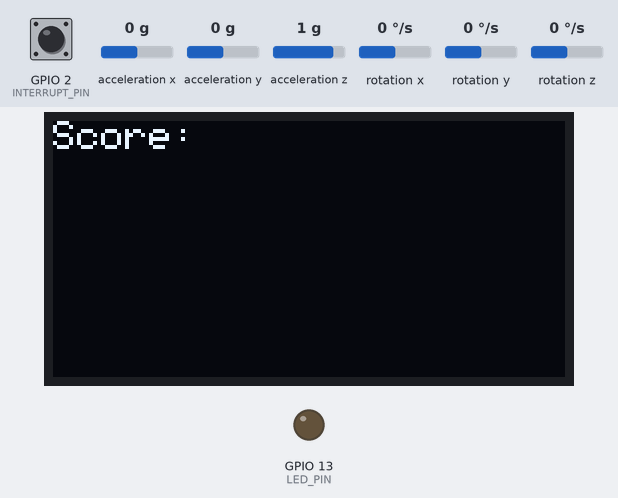
Bench run of a sketch on a simulated ESP32. On the bench: 128×64 one-colour display, output pins drawn as LEDs (lit = HIGH). Inputs (shaded band) come from the test bench; at power-on: GPIO 2 (INTERRUPT_PIN) LOW, acceleration x 0 g, acceleration y 0 g, acceleration z 1 g, rotation x 0 °/s, rotation y 0 °/s, rotation z 0 °/s. The display library's start-up logo is not drawn; the sensor or clock chip raises its interrupt line as the real part does; what the sketch prints to the serial monitor is not drawn.

Above: at 2.6 s.
At 20.07 s:
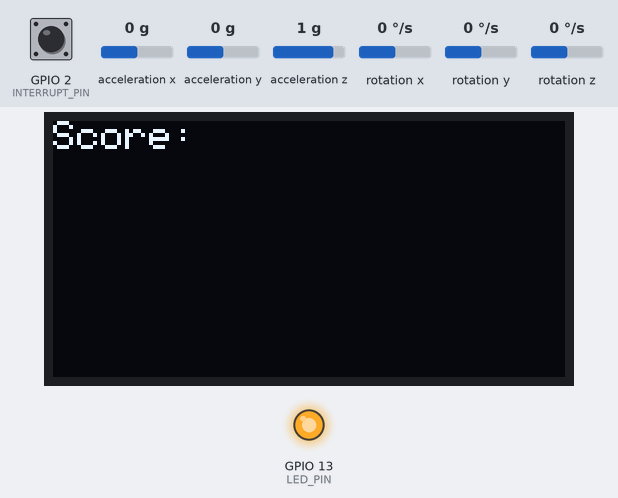
Timing chart, 0 to 22.0 s (numbered marks = the images above):
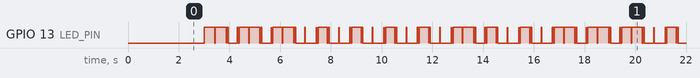

The sketch:

RoboloxHandGlove_Transmiiter.ino
```cpp
#include <Wire.h>
#include <MPU6050_6Axis_MotionApps20.h>
#include <esp_now.h>
#include <WiFi.h>
#include <Adafruit_GFX.h>
#include <Adafruit_SSD1306.h>

#define SCREEN_WIDTH 128
#define SCREEN_HEIGHT 64
#define OLED_RESET -1
Adafruit_SSD1306 display(SCREEN_WIDTH, SCREEN_HEIGHT, &Wire, OLED_RESET);

#define INTERRUPT_PIN 2
#define LED_PIN 13

MPU6050 mpu;
bool blinkState = false;
bool dmpReady = false;
uint8_t mpuIntStatus;
uint8_t devStatus;
uint16_t packetSize;
uint16_t fifoCount;
uint8_t fifoBuffer[64];
Quaternion q;
VectorFloat gravity;
float ypr[3];
float pitch = 0;
float roll = 0;
float yaw = 0;
int x;
int y;

volatile bool mpuInterrupt = false;
void dmpDataReady() {
  mpuInterrupt = true;
}

typedef struct struct_message {
  int x;
  int y;
  int score;
} struct_message;

struct_message myData;
struct_message incomingData;
uint8_t receiverAddress[] = {0x30, 0xC9, 0x22, 0x28, 0x47, 0xF8};  // Receiver MAC Address

// Callback function executed when data is sent
void onDataSent(const uint8_t *mac_addr, esp_now_send_status_t status) {
  Serial.print("Last Packet Send Status: ");
  Serial.println(status == ESP_NOW_SEND_SUCCESS ? "Delivery Success" : "Delivery Fail");
}

// Callback function executed when data is received
//void onDataRecv(const uint8_t *mac_addr, const uint8_t *data, int len) {
//  memcpy(&incomingData, data, sizeof(incomingData));
//  Serial.print("Score received: ");
//  Serial.println(incomingData.score);
//  display.clearDisplay();
//  display.setCursor(0, 0);
//  display.print("Score:");
//  display.setCursor(0, 10);
//  display.print(incomingData.score);
//  display.display();
//}

void onDataRecv(const esp_now_recv_info *recv_info, const uint8_t *data, int len) {
  memcpy(&incomingData, data, sizeof(incomingData));
  Serial.print("Score received: ");
  Serial.println(incomingData.score);
  display.clearDisplay();
  display.setTextSize(2);
  display.setTextColor(SSD1306_WHITE);
  display.setCursor(0, 0);
  display.print("Score:");
  display.setCursor(0, 10);
  display.print(incomingData.score);
  display.display();
}


void setup() {
  Wire.begin();
  Wire.setClock(400000);

  Serial.begin(115200);
  while (!Serial);

  // Initialize OLED
  if (!display.begin(SSD1306_SWITCHCAPVCC, 0x3C)) {
    Serial.println(F("SSD1306 allocation failed"));
    for (;;);
  }
  display.display();
  delay(2000);
  display.clearDisplay();
  display.setTextSize(1);
  display.setTextColor(SSD1306_WHITE);
  display.setCursor(0, 0);
  display.print("Score:");
  display.display();

  Serial.println(F("Initializing I2C devices..."));
  mpu.initialize();
  pinMode(INTERRUPT_PIN, INPUT);

  Serial.println(F("Testing device connections..."));
  Serial.println(mpu.testConnection() ? F("MPU6050 connection successful") : F("MPU6050 connection failed"));

  Serial.println(F("Initializing DMP..."));
  devStatus = mpu.dmpInitialize();

  mpu.setXGyroOffset(126);
  mpu.setYGyroOffset(57);
  mpu.setZGyroOffset(-69);
  mpu.setZAccelOffset(1869);

  if (devStatus == 0) {
    Serial.println(F("Enabling DMP..."));
    mpu.setDMPEnabled(true);

    Serial.println(F("Enabling interrupt detection (Arduino external interrupt 0)..."));
    attachInterrupt(digitalPinToInterrupt(INTERRUPT_PIN), dmpDataReady, RISING);
    mpuIntStatus = mpu.getIntStatus();

    Serial.println(F("DMP ready! Waiting for first interrupt..."));
    dmpReady = true;
    packetSize = mpu.dmpGetFIFOPacketSize();
  } else {
    Serial.print(F("DMP Initialization failed (code "));
    Serial.print(devStatus);
    Serial.println(F(")"));
  }

  pinMode(LED_PIN, OUTPUT);

  // Set device as a Wi-Fi Station
  WiFi.mode(WIFI_STA);

  // Initialize ESP-NOW
  if (esp_now_init() != ESP_OK) {
    Serial.println("Error initializing ESP-NOW");
    return;
  }

  // Register the send callback
  esp_now_register_send_cb(onDataSent);

  // Register the receive callback
  esp_now_register_recv_cb(onDataRecv);

  // Register peer (receiver) MAC address
  esp_now_peer_info_t peerInfo;
  memcpy(peerInfo.peer_addr, receiverAddress, 6);
  peerInfo.channel = 0;
  peerInfo.encrypt = false;

  if (esp_now_add_peer(&peerInfo) != ESP_OK) {
    Serial.println("Failed to add peer");
    return;
  }
}

void loop() {
  if (!dmpReady) return;

  while (!mpuInterrupt && fifoCount < packetSize) {}

  mpuInterrupt = false;
  mpuIntStatus = mpu.getIntStatus();
  fifoCount = mpu.getFIFOCount();

  if ((mpuIntStatus & 0x10) || fifoCount == 1024) {
    mpu.resetFIFO();
    Serial.println(F("FIFO overflow!"));
  } else if (mpuIntStatus & 0x02) {
    while (fifoCount < packetSize) fifoCount = mpu.getFIFOCount();
    mpu.getFIFOBytes(fifoBuffer, packetSize);
    fifoCount -= packetSize;

    mpu.dmpGetQuaternion(&q, fifoBuffer);
    mpu.dmpGetGravity(&gravity, &q);
    mpu.dmpGetYawPitchRoll(ypr, &q, &gravity);

    yaw = ypr[0] * 180 / M_PI;
    pitch = ypr[1] * 180 / M_PI;
    roll = ypr[2] * 180 / M_PI;

    if (roll > -100 && roll < 100)
      x = map(roll, -100, 100, 0, 100);

    if (pitch > -100 && pitch < 100)
      y = map(pitch, -100, 100, 100, 200);

    myData.x = x;
    myData.y = y;

    esp_err_t result = esp_now_send(receiverAddress, (uint8_t *)&myData, sizeof(myData));

    if (result == ESP_OK) {
      Serial.println("Sent with success");
    } else {
      Serial.println("Error sending the data");
    }

    Serial.print("X: ");
    Serial.print(x);
    Serial.print("\tY: ");
    Serial.println(y);

    blinkState = !blinkState;
    digitalWrite(LED_PIN, blinkState);
  }
}
```
